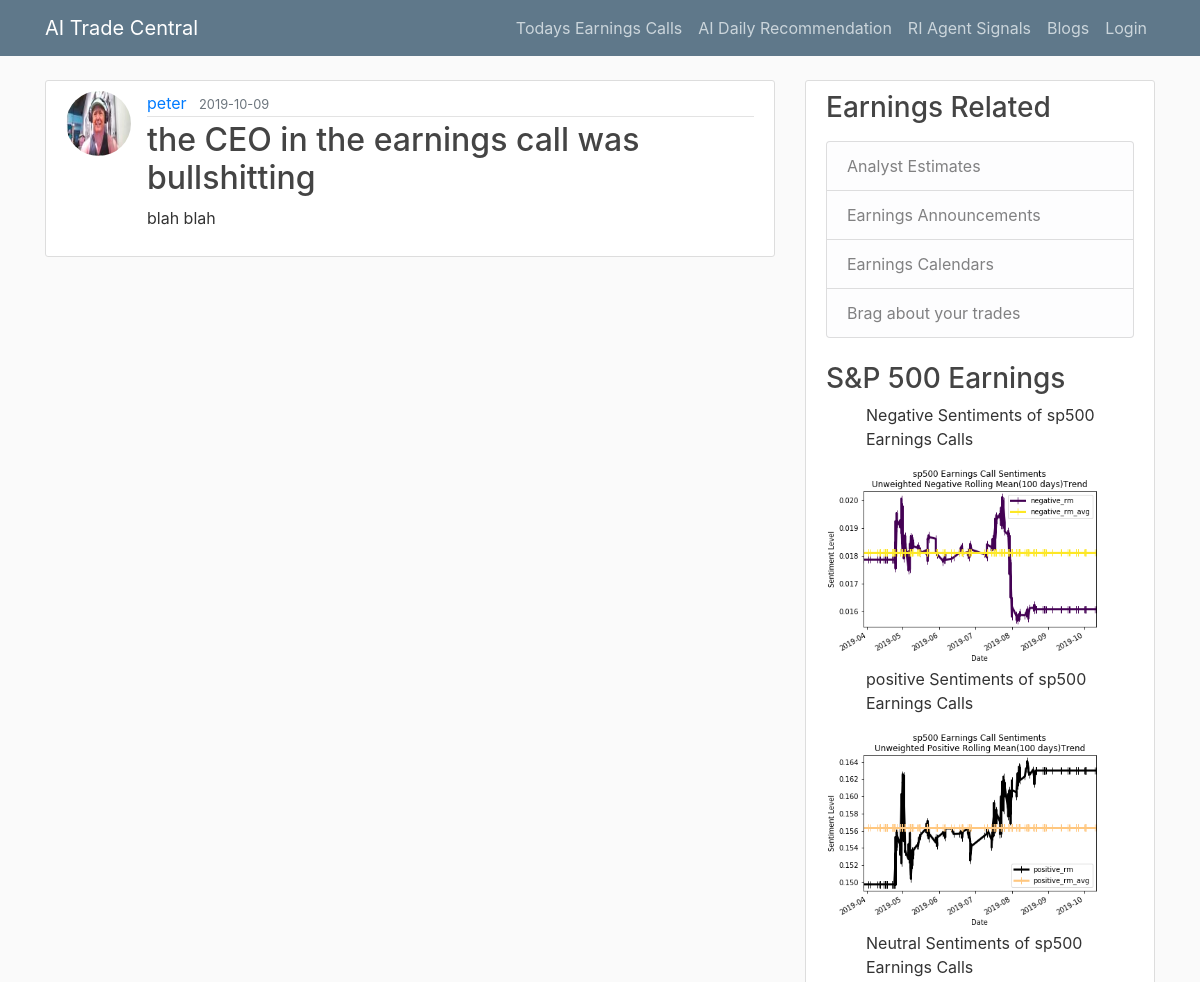
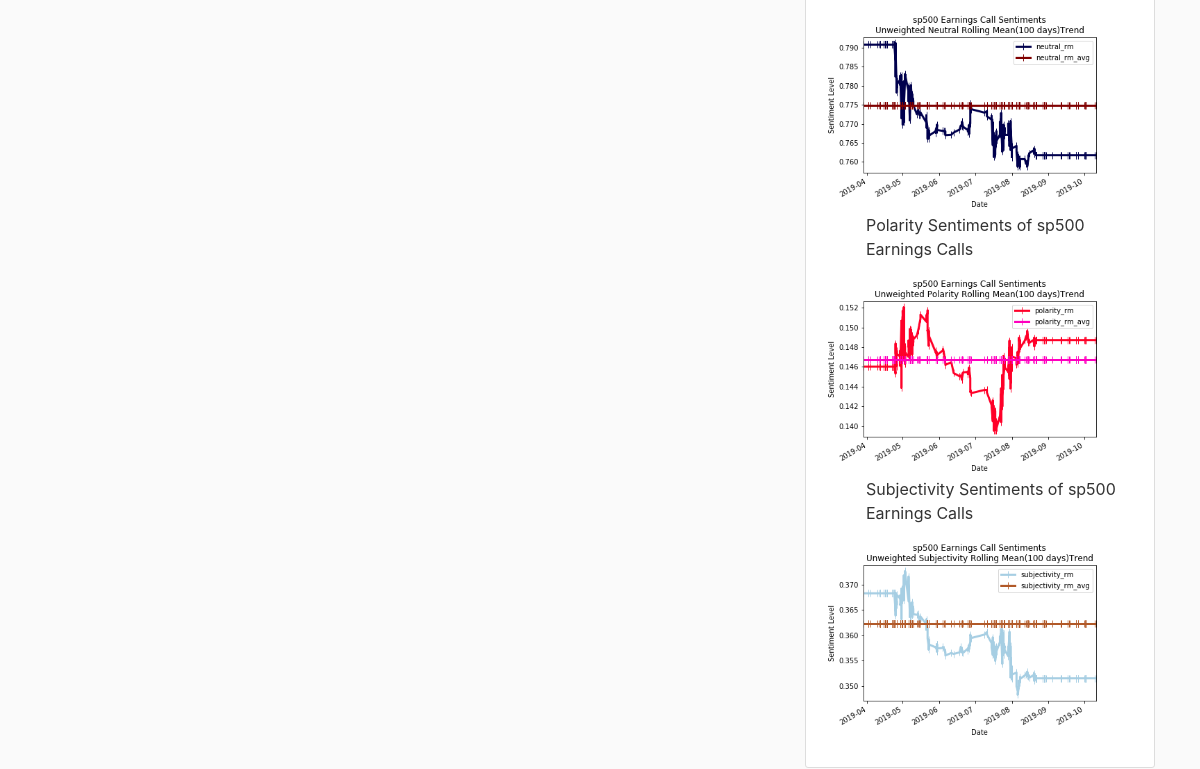
Screenshot of /post/2 with the database file from the repository (2 pictures, top to bottom).
### earnings/models.py (models this page shows, shortened)
class User(db.Model, UserMixin):
    id = db.Column(db.Integer, primary_key=True)
    username = db.Column(db.String(20), unique=True, nullable=False)
    email = db.Column(db.String(120), unique=True, nullable=False)
    image_file = db.Column(db.String(20), nullable=False, default='default.jpg')
    password = db.Column(db.String(60), nullable=False)
    posts = db.relationship('Post', backref='author', lazy=True)

class Post(db.Model):
    id = db.Column(db.Integer, primary_key=True)
    ticker = db.Column(db.String(100), nullable=False)
    title = db.Column(db.String(100), nullable=False)
    date_posted = db.Column(db.DateTime, nullable=False, default=datetime.utcnow)
    content = db.Column(db.Text, nullable=False)
    user_id = db.Column(db.Integer, db.ForeignKey('user.id'), nullable=False)

### earnings/routes.py (the view)
@app.route("/post/<int:post_id>")
def post(post_id):
    post = Post.query.get_or_404(post_id)
    return render_template('post.html', title=post.title, post=post)

### earnings/templates/post.html (shortened to what this page needs)
{% extends "layout.html" %}
{% block content %}
  <article class="media content-section">
    <img class="rounded-circle article-img" src="{{ url_for('static', filename='profile_pics/' + post.author.image_file) }}">
    <div class="media-body">
      <div class="article-metadata">
        <a class="mr-2" href="{{ url_for('user_posts', username=post.author.username) }}">{{ post.author.username }}</a>
        <small class="text-muted">{{ post.date_posted.strftime('%Y-%m-%d') }}</small>
      </div>
      <h2 class="article-title">{{ post.title }}</h2>
      <p class="article-content">{{ post.content }}</p>
    </div>
  </article>
{% endblock content %}

### earnings/static/main.css (style rules this page uses)
body { background: #fafafa; color: #333333; margin-top: 5rem; }
h1, h2, h3, h4, h5, h6 { color: #444444; }
.content-section { background: #ffffff; padding: 10px 20px; border: 1px solid #dddddd; border-radius: 3px; margin-bottom: 20px; }
.article-title { color: #444444; }
.article-content { white-space: pre-line; }
.article-img { height: 65px; width: 65px; margin-right: 16px; }
.article-metadata { padding-bottom: 1px; margin-bottom: 4px; border-bottom: 1px solid #e3e3e3 }

### rows the page displays
User: image_file (placeholder picture), author.username "peter"
Post: date_posted "2019-10-09", title "the CEO in the earnings call was bullshitting", content "blah blah"
